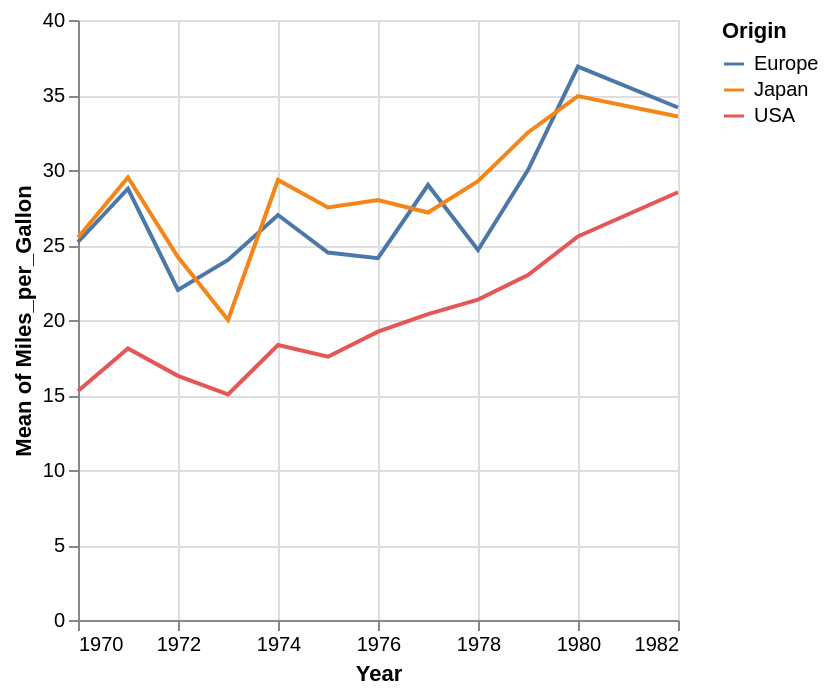

This figure's notebook cell:
### Code cell
alt.Chart(cars).mark_line().encode(
    x="Year",
    y="mean(Miles_per_Gallon)",
    color="Origin:N"
)

### Figure 1 — Vega-Lite specification as saved in the notebook (floating-point values rounded to 4 significant figures; data arrays with more than 128 entries replaced by an {"elided": "..."} marker saying what was removed)
{"config": {"view": {"continuousWidth": 300, "continuousHeight": 300}}, "data": {"name": "data-c7d221cb83f0df5628f288842b949bc7"}, "mark": {"type": "line"}, "encoding": {"color": {"field": "Origin", "type": "nominal"}, "x": {"field": "Year", "type": "temporal"}, "y": {"aggregate": "mean", "field": "Miles_per_Gallon", "type": "quantitative"}}, "$schema": "https://vega.github.io/schema/vega-lite/v5.20.1.json", "datasets": {"data-c7d221cb83f0df5628f288842b949bc7": {"elided": "406 records"}}}
